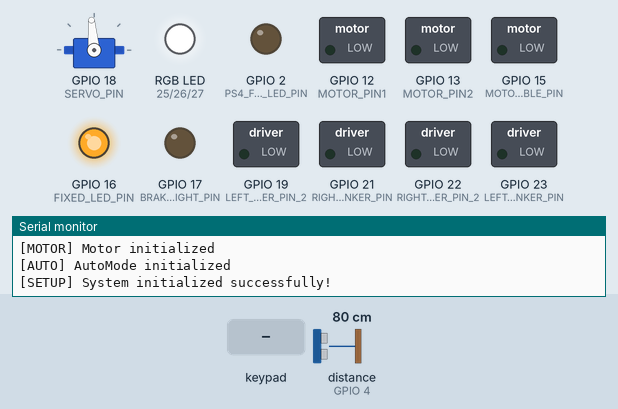
Recording of a program running on a simulated ESP32. Parts: servo, switched loads named in the program (green lamp = pin HIGH), an RGB LED mixed from three pins (HIGH = lit), output pins drawn as LEDs (lit = HIGH), the last lines printed to the serial monitor. Wiring (inferred from the names in the program): ultrasonic range finder: trigger GPIO 5; echo GPIO 4. Dashed ring = blinking. The inputs (shaded band) are chosen by the test bench; at power-on: distance to the obstacle (sensor on GPIO 4) 80 cm. The echo pulse lasts 58.3 µs per cm; nothing arrives over Bluetooth unless stated; pins used as bus, display or sensor lines are not drawn.

Above: at 3.0 s.
3.1 s: distance to the obstacle (sensor on GPIO 4) set to 23 cm
4.6 s: distance to the obstacle (sensor on GPIO 4) set to 18 cm
At 5.04 s:
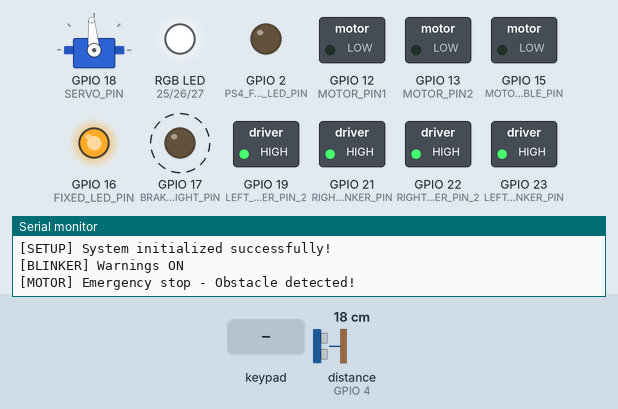
7.6 s: key 'X' pressed
At 7.9 s:
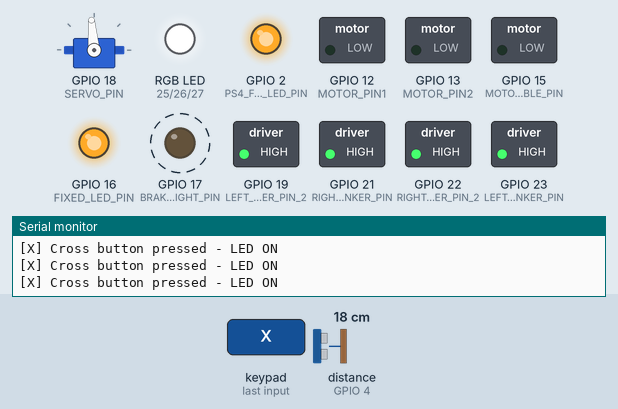
10.6 s: key '+' pressed
At 10.81 s:
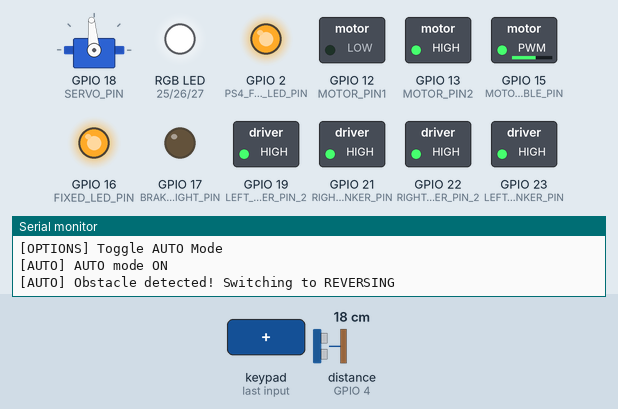
13.6 s: key 'O' pressed
At 13.82 s:
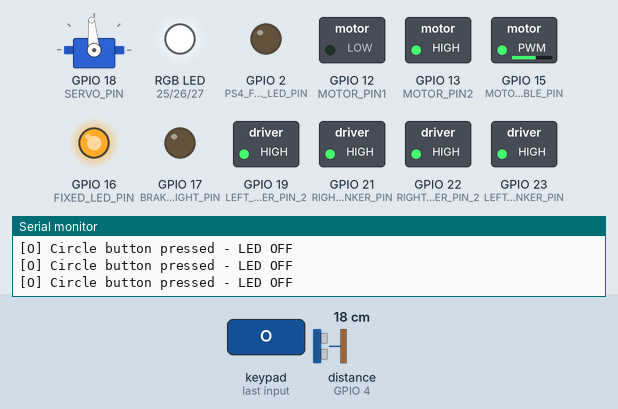
16.6 s: key 'X' pressed
At 16.89 s:
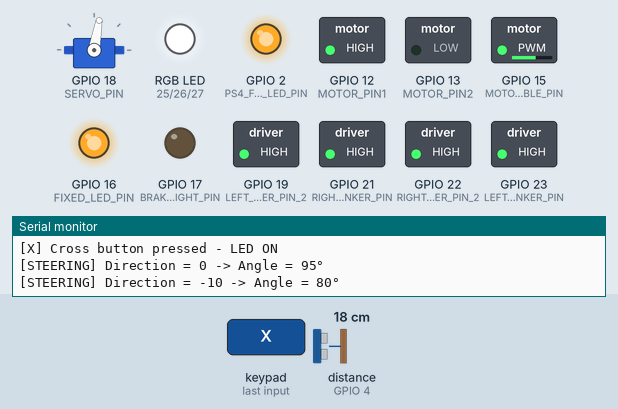
Timing chart, 0 to 20.6 s (numbered marks = the images above; inputs shaded):
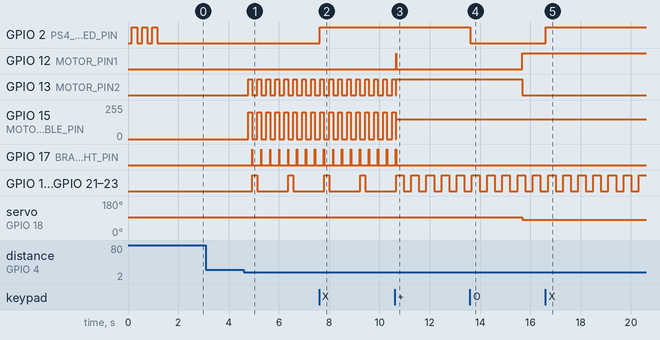

Measured:
- the behaviour switches between 21 and 20 cm on distance to the obstacle (sensor on GPIO 4) (found by bisection; images 0 and 1)
- after the input at 3.1 s, every drawn part: stays the same
- after the input at 4.6 s, GPIO 13 (MOTOR_PIN2): alternates HIGH for 0.15 s and LOW for 0.21 s, starting after 0.19 s; GPIO 15 (MOTOR_ENABLE_PIN): alternates 200/255 for 0.15 s and 0/255 for 0.21 s, starting after 0.19 s
- after the input at 7.6 s, GPIO 2 (PS4_FEEDBACK_LED_PIN): LOW → HIGH at once
- after the input at 10.6 s, GPIO 12 (MOTOR_PIN1): LOW → HIGH after 0.06 s, → LOW 0.01 s later; GPIO 17 (BRAKE_LIGHT_PIN): goes on until 10.7 s, then stays LOW; GPIO 19 (LEFT_BLINKER_PIN_2), GPIO 21 (RIGHT_BLINKER_PIN), GPIO 22 (RIGHT_BLINKER_PIN_2), GPIO 23 (LEFT_BLINKER_PIN): alternates HIGH for 0.30 s and LOW for 0.30 s, starting after 0.36 s
- after the input at 13.6 s, GPIO 2 (PS4_FEEDBACK_LED_PIN): HIGH → LOW at once
- after the input at 16.6 s, GPIO 2 (PS4_FEEDBACK_LED_PIN): LOW → HIGH at once

The program:

main.cpp
```cpp
#include <Arduino.h>
#include "RemoteControl.h"
#include "Blinkers.h"
#include "Steering.h"
#include "Lights.h"
#include "Ultrasonic.h"
#include "Motor.h"
#include "AutoMode.h"

// Pin definitions
const int PS4_FEEDBACK_LED_PIN = 2;
const int LEFT_BLINKER_PIN = 23;
const int RIGHT_BLINKER_PIN = 21;
const int LEFT_BLINKER_PIN_2 = 19;
const int RIGHT_BLINKER_PIN_2 = 22;
const int BRAKE_LIGHT_PIN = 17;
const int FIXED_LED_PIN = 16;
const int SERVO_PIN = 18;
const int RGB1_RED_PIN = 25;
const int RGB1_GREEN_PIN = 26;
const int RGB1_BLUE_PIN = 27;
const int ULTRASONIC_TRIG_PIN = 5;
const int ULTRASONIC_ECHO_PIN = 4;
const int MOTOR_PIN1 = 12;
const int MOTOR_PIN2 = 13;
const int MOTOR_ENABLE_PIN = 15;

// Configuration
const char* PS4_MAC_ADDRESS = "E0:8C:FE:2E:96:6A"; // PS4 controller MAC address
const float MANUAL_MODE_OBSTACLE_THRESHOLD = 20.0; // cm
const unsigned long OBSTACLE_CHECK_INTERVAL = 200; // ms

// Component instances
RemoteControl remoteControl(PS4_FEEDBACK_LED_PIN, 16, 17);
Blinkers blinkers(LEFT_BLINKER_PIN, RIGHT_BLINKER_PIN, LEFT_BLINKER_PIN_2, RIGHT_BLINKER_PIN_2);
Steering steering(SERVO_PIN);
Lights lights(BRAKE_LIGHT_PIN, FIXED_LED_PIN, RGB1_RED_PIN, RGB1_GREEN_PIN, RGB1_BLUE_PIN);
Ultrasonic ultrasonic(ULTRASONIC_TRIG_PIN, ULTRASONIC_ECHO_PIN);
Motor motor(MOTOR_PIN1, MOTOR_PIN2, MOTOR_ENABLE_PIN);
AutoMode autoMode(&motor, &steering, &ultrasonic);

void setup() {
    Serial.begin(115200);
    delay(150);

    remoteControl.begin(PS4_MAC_ADDRESS);

    steering.begin();
    lights.begin();
    blinkers.begin();
    ultrasonic.begin();
    motor.begin();
    autoMode.begin();

    remoteControl.setSteering(&steering);
    remoteControl.setBlinkers(&blinkers);
    remoteControl.setLights(&lights);
    remoteControl.setMotor(&motor);
    remoteControl.setAutoMode(&autoMode);
    motor.setBlinkers(&blinkers);

    Serial.println("[SETUP] System initialized successfully!");
}

void loop() {
    remoteControl.update();
    blinkers.update();
    autoMode.update();

    static unsigned long lastUltrasonicCheck = 0;
    static bool obstacleAhead = false;

    if (!autoMode.isActive() && millis() - lastUltrasonicCheck > OBSTACLE_CHECK_INTERVAL) {
        obstacleAhead = ultrasonic.isObstacleDetected(MANUAL_MODE_OBSTACLE_THRESHOLD);

        remoteControl.setObstacleDetected(obstacleAhead);

        if (obstacleAhead) {
            motor.emergencyStop();
            lights.startBrakeLights();
        } else {
            lights.stopBrakeLights();
        }

        lastUltrasonicCheck = millis();
    }

    delay(10);
}
```

AutoMode.h
```cpp
#ifndef AUTOMODE_H
#define AUTOMODE_H

#include <Arduino.h>

class Motor;
class Steering;
class Ultrasonic;

class AutoMode {
private:
    enum State { FORWARD, REVERSING, TURNING, STOPPED };
    State currentState;
    bool isAutoModeActive;
    unsigned long stateStartTime;

    Motor* motor;
    Steering* steering;
    Ultrasonic* ultrasonic;

    const float OBSTACLE_THRESHOLD = 20.0; // cm
    const int FORWARD_SPEED = 150;
    const int REVERSE_SPEED = -150;
    const unsigned long REVERSE_DURATION = 5000; // ms
    const unsigned long TURN_DURATION = 5000; // ms

public:
    AutoMode(Motor* motorCtrl, Steering* steeringCtrl, Ultrasonic* ultrasonicCtrl);
    void begin();
    void toggle();
    void update();
    bool isActive() const;
};

#endif
```

Blinkers.h
```cpp
#ifndef BLINKERS_H
#define BLINKERS_H

#include <Arduino.h>

class Blinkers {
private:
    const int leftBlinkerPin;
    const int rightBlinkerPin;
    const int leftBlinkerPin2;
    const int rightBlinkerPin2;

    bool isBlinking;

    unsigned long previousMillis;
    const long interval = 300;
    bool ledState;

    enum BlinkerSide { NONE, LEFT, RIGHT, BOTH };
    BlinkerSide activeBlinker;

public:
    Blinkers(int leftPin, int rightPin, int leftPin2, int rightPin2);

    void begin();

    void update();

    bool getBlinkState() const { return isBlinking; }

    void toggleLeftBlinker();
    void toggleRightBlinker();
    void toggleWarningLights();
    void stopBlinkers();

private:
    void updateLeds();
};

#endif
```

Lights.h
```cpp
#ifndef LIGHTS_H
#define LIGHTS_H

#include <Arduino.h>

class Lights {
private:
    int brakeLightPin;
    int fixedLedPin;
    int rgbRedPin1;
    int rgbGreenPin1;
    int rgbBluePin1;
    bool isBrakeOn;

public:
    Lights(int brakePin, int fixedPin, int r1, int g1, int b1);
    void begin();
    void startBrakeLights();
    void stopBrakeLights();
    bool getBrakeLightsState() const;
};

#endif
```

Motor.h
```cpp
#ifndef MOTOR_H
#define MOTOR_H

#include <Arduino.h>

class Blinkers;

class Motor {
private:
    int motorPin1;
    int motorPin2;
    int enablePin;
    bool isStopped;
    int currentSpeed;

    Blinkers* blinkers;

public:
    Motor(int pin1, int pin2, int enable);
    void begin();
    void setSpeed(int speed); // -255 to 255
    void emergencyStop();
    void brake();
    bool isStoppedState() const;
    void setBlinkers(Blinkers* blinker);
};

#endif
```

RemoteControl.h
```cpp
#ifndef REMOTECONTROL_H
#define REMOTECONTROL_H

#include <Arduino.h>
#include <PS4Controller.h>

class Blinkers;
class Steering;
class Lights;
class Motor;
class AutoMode;

class RemoteControl {
private:
    const int LED_PIN;
    const int LED_PIN_1;
    const int LED_PIN_2;
    unsigned long lastPrint;
    const int PRINT_INTERVAL = 100; // ms
    unsigned long lastBatteryCheck;
    const unsigned long BATTERY_CHECK_INTERVAL = 10000; // 10 seconds

    Blinkers* blinkers;
    Steering* steering;
    Lights* lights;
    Motor* motor;
    AutoMode* autoMode;

    bool obstacleDetected;

    bool lastL1State;
    bool lastR1State;
    bool lastTriangleState;
    bool lastOptionsState;

public:
    RemoteControl(int ledPin, int ledPin1, int ledPin2);

    void begin(const char* macAddress);

    void setBlinkers(Blinkers* blinker);

    void setSteering(Steering* controller);

    void setLights(Lights* controller);

    void setMotor(Motor* controller);

    void setAutoMode(AutoMode* controller);

    void setObstacleDetected(bool detected);

    void update();

    bool isConnected();

private:
    void handleButtons();
    void handleJoysticks();
    void handleBattery();
    void handleDPad();
};

#endif
```

Steering.h
```cpp
#ifndef STEERING_H
#define STEERING_H

#include <Arduino.h>
#include <ESP32Servo.h>

class Steering {
private:
    Servo servo;
    const int SERVO_PIN;

    static const int SERVO_CENTER_DEG = 90;
    static const int SERVO_CENTER_OFFSET_DEG = 5;
    static const int SERVO_MAX_DEG = 15;
    static const int ATTACH_MIN_US = 500;
    static const int ATTACH_MAX_US = 2500;

    static const int JOYSTICK_DEADZONE = 20;

    int currentDirection;

    int clampInt(int v, int lo, int hi);
    int dirToAngleDeg(int direction);

public:
    Steering(int servoPin);

    void begin();

    void setDirection(int direction);

    void setDirectionFromJoystick(int joystickX);

    int getCurrentDirection() const;
};

#endif
```

Ultrasonic.h
```cpp
#ifndef ULTRASONIC_H
#define ULTRASONIC_H

#include <Arduino.h>

class Ultrasonic {
private:
    int trigPin;
    int echoPin;
    const float SOUND_SPEED = 0.034;

public:
    Ultrasonic(int trig, int echo);
    void begin();
    float getDistance();
    bool isObstacleDetected(float thresholdCm);
};

#endif
```

AutoMode.cpp
```cpp
#include "AutoMode.h"
#include "Motor.h"
#include "Steering.h"
#include "Ultrasonic.h"

AutoMode::AutoMode(Motor* motorCtrl, Steering* steeringCtrl, Ultrasonic* ultrasonicCtrl)
    : motor(motorCtrl), steering(steeringCtrl), ultrasonic(ultrasonicCtrl),
      currentState(STOPPED), isAutoModeActive(false), stateStartTime(0) {}

void AutoMode::begin() {
    Serial.println("[AUTO] AutoMode initialized");
}

void AutoMode::toggle() {
    isAutoModeActive = !isAutoModeActive;

    if (isAutoModeActive) {
        Serial.println("[AUTO] AUTO mode ON");
        currentState = FORWARD;
        stateStartTime = millis();
    } else {
        Serial.println("[AUTO] AUTO mode OFF");
        currentState = STOPPED;
        motor->brake();
        steering->setDirectionFromJoystick(0);
    }
}

void AutoMode::update() {
    if (!isAutoModeActive) {
        return;
    }

    unsigned long currentTime = millis();
    unsigned long elapsedTime = currentTime - stateStartTime;

    static unsigned long lastObstacleCheck = 0;
    bool obstacleDetected = false;
    if (currentTime - lastObstacleCheck > 100) {
        obstacleDetected = ultrasonic->isObstacleDetected(OBSTACLE_THRESHOLD);
        lastObstacleCheck = currentTime;
    }

    switch (currentState) {
        case FORWARD:
            motor->setSpeed(FORWARD_SPEED);
            steering->setDirectionFromJoystick(0);

            if (obstacleDetected) {
                Serial.println("[AUTO] Obstacle detected! Switching to REVERSING");
                currentState = REVERSING;
                stateStartTime = currentTime;
            }
            break;

        case REVERSING:
            motor->setSpeed(REVERSE_SPEED);
            steering->setDirectionFromJoystick(0);

            if (elapsedTime >= REVERSE_DURATION) {
                Serial.println("[AUTO] Reverse complete, switching to TURNING");
                currentState = TURNING;
                stateStartTime = currentTime;
            }
            break;

        case TURNING:
            motor->setSpeed(FORWARD_SPEED);

            steering->setDirectionFromJoystick(127);

            if (elapsedTime >= TURN_DURATION) {
                Serial.println("[AUTO] Turn complete, returning to FORWARD");
                currentState = FORWARD;
                stateStartTime = currentTime;
                steering->setDirectionFromJoystick(0);
            }
            break;

        case STOPPED:
            motor->setSpeed(0);
            break;
    }
}

bool AutoMode::isActive() const {
    return isAutoModeActive;
}
```

Blinkers.cpp
```cpp
#include "Blinkers.h"

Blinkers::Blinkers(int leftPin, int rightPin, int leftPin2, int rightPin2)
    : leftBlinkerPin(leftPin), rightBlinkerPin(rightPin), leftBlinkerPin2(leftPin2), rightBlinkerPin2(rightPin2),
      isBlinking(false), previousMillis(0), ledState(LOW), activeBlinker(NONE) {
}

void Blinkers::begin() {
    pinMode(leftBlinkerPin, OUTPUT);
    pinMode(rightBlinkerPin, OUTPUT);
    pinMode(leftBlinkerPin2, OUTPUT);
    pinMode(rightBlinkerPin2, OUTPUT);

    digitalWrite(leftBlinkerPin, LOW);
    digitalWrite(rightBlinkerPin, LOW);
    digitalWrite(leftBlinkerPin2, LOW);
    digitalWrite(rightBlinkerPin2, LOW);
}

void Blinkers::update() {
    updateLeds();
}

void Blinkers::updateLeds() {
    unsigned long currentMillis = millis();

    if (isBlinking) {
        if (currentMillis - previousMillis >= interval) {
            previousMillis = currentMillis;
            ledState = !ledState;

            switch (activeBlinker) {
                case LEFT:
                    digitalWrite(leftBlinkerPin, ledState);
                    digitalWrite(leftBlinkerPin2, ledState);
                    digitalWrite(rightBlinkerPin, LOW);
                    digitalWrite(rightBlinkerPin2, LOW);
                    break;

                case RIGHT:
                    digitalWrite(leftBlinkerPin, LOW);
                    digitalWrite(leftBlinkerPin2, LOW);
                    digitalWrite(rightBlinkerPin, ledState);
                    digitalWrite(rightBlinkerPin2, ledState);
                    break;

                case BOTH:
                    digitalWrite(leftBlinkerPin, ledState);
                    digitalWrite(leftBlinkerPin2, ledState);
                    digitalWrite(rightBlinkerPin, ledState);
                    digitalWrite(rightBlinkerPin2, ledState);
                    break;

                case NONE:
                default:
                    digitalWrite(leftBlinkerPin, LOW);
                    digitalWrite(leftBlinkerPin2, LOW);
                    digitalWrite(rightBlinkerPin, LOW);
                    digitalWrite(rightBlinkerPin2, LOW);
                    break;
            }
        }
    } else {
        digitalWrite(leftBlinkerPin, LOW);
        digitalWrite(leftBlinkerPin2, LOW);
        digitalWrite(rightBlinkerPin, LOW);
        digitalWrite(rightBlinkerPin2, LOW);
    }
}

void Blinkers::toggleLeftBlinker() {
    if (activeBlinker == LEFT && isBlinking) {
        stopBlinkers();
        Serial.println("[BLINKER] LEFT blinker OFF");
    } else {
        activeBlinker = LEFT;
        isBlinking = true;
        Serial.println("[BLINKER] LEFT blinker ON");
    }
}

void Blinkers::toggleRightBlinker() {
    if (activeBlinker == RIGHT && isBlinking) {
        stopBlinkers();
        Serial.println("[BLINKER] RIGHT blinker OFF");
    } else {
        activeBlinker = RIGHT;
        isBlinking = true;
        Serial.println("[BLINKER] RIGHT blinker ON");
    }
}

void Blinkers::toggleWarningLights() {
    if (activeBlinker == BOTH && isBlinking) {
        stopBlinkers();
        Serial.println("[BLINKER] Warnings OFF");
    } else {
        activeBlinker = BOTH;
        isBlinking = true;
        Serial.println("[BLINKER] Warnings ON");
    }
}

void Blinkers::stopBlinkers() {
    activeBlinker = NONE;
    isBlinking = false;
    digitalWrite(leftBlinkerPin, LOW);
    digitalWrite(leftBlinkerPin2, LOW);
    digitalWrite(rightBlinkerPin, LOW);
    digitalWrite(rightBlinkerPin2, LOW);
    Serial.println("[BLINKER] Blinkers OFF");
}
```

Lights.cpp
```cpp
#include "Lights.h"

Lights::Lights(int brakePin, int fixedPin, int r1, int g1, int b1)
    : brakeLightPin(brakePin), fixedLedPin(fixedPin),
      rgbRedPin1(r1), rgbGreenPin1(g1), rgbBluePin1(b1),
      isBrakeOn(false) {}

void Lights::begin() {
    pinMode(brakeLightPin, OUTPUT);
    pinMode(fixedLedPin, OUTPUT);
    pinMode(rgbRedPin1, OUTPUT);
    pinMode(rgbGreenPin1, OUTPUT);
    pinMode(rgbBluePin1, OUTPUT);

    digitalWrite(brakeLightPin, LOW);
    digitalWrite(fixedLedPin, HIGH);

    digitalWrite(rgbRedPin1, HIGH);
    digitalWrite(rgbGreenPin1, HIGH);
    digitalWrite(rgbBluePin1, HIGH);
}

void Lights::startBrakeLights() {
    digitalWrite(brakeLightPin, HIGH);
    isBrakeOn = true;
}

void Lights::stopBrakeLights() {
    digitalWrite(brakeLightPin, LOW);
    isBrakeOn = false;
}

bool Lights::getBrakeLightsState() const {
    return isBrakeOn;
}
```

Motor.cpp
```cpp
#include "Motor.h"
#include "Blinkers.h"

Motor::Motor(int pin1, int pin2, int enable)
    : motorPin1(pin1), motorPin2(pin2), enablePin(enable), isStopped(true), currentSpeed(0), blinkers(nullptr) {}

void Motor::begin() {
    pinMode(motorPin1, OUTPUT);
    pinMode(motorPin2, OUTPUT);
    pinMode(enablePin, OUTPUT);

    digitalWrite(motorPin1, LOW);
    digitalWrite(motorPin2, LOW);
    analogWrite(enablePin, 0);

    Serial.println("[MOTOR] Motor initialized");
}

void Motor::setSpeed(int speed) {
    if (isStopped && speed != 0) {
        isStopped = false;
    }

    currentSpeed = constrain(speed, -255, 255);

    if (currentSpeed > 0) {
        // Forward
        digitalWrite(motorPin1, HIGH);
        digitalWrite(motorPin2, LOW);
        analogWrite(enablePin, currentSpeed);
    } else if (currentSpeed < 0) {
        // Backward
        digitalWrite(motorPin1, LOW);
        digitalWrite(motorPin2, HIGH);
        analogWrite(enablePin, abs(currentSpeed));
    } else {
        // Stop
        digitalWrite(motorPin1, LOW);
        digitalWrite(motorPin2, LOW);
        analogWrite(enablePin, 0);
        isStopped = true;
    }
}

void Motor::emergencyStop() {
    if (blinkers != nullptr) {
        blinkers->toggleWarningLights();
    }

    digitalWrite(motorPin1, LOW);
    digitalWrite(motorPin2, HIGH);
    analogWrite(enablePin, 200);
    delay(150);

    digitalWrite(motorPin1, LOW);
    digitalWrite(motorPin2, LOW);
    analogWrite(enablePin, 0);
    currentSpeed = 0;
    isStopped = true;
    Serial.println("[MOTOR] Emergency stop - Obstacle detected!");
}

void Motor::setBlinkers(Blinkers* blinker) {
    blinkers = blinker;
}

void Motor::brake() {
    setSpeed(0);
    Serial.println("[MOTOR] Braking");
}

bool Motor::isStoppedState() const {
    return isStopped;
}
```

Steering.cpp
```cpp
#include "Steering.h"

Steering::Steering(int servoPin)
    : SERVO_PIN(servoPin), currentDirection(0) {
}

void Steering::begin() {
    Serial.println("[STEERING] Initializing steering controller...");

    servo.setPeriodHertz(50);
    servo.attach(SERVO_PIN, ATTACH_MIN_US, ATTACH_MAX_US);

    setDirection(0);
    delay(500);

    Serial.println("[STEERING] Steering controller initialized!");
}

int Steering::clampInt(int v, int lo, int hi) {
    if (v < lo) return lo;
    if (v > hi) return hi;
    return v;
}

int Steering::dirToAngleDeg(int direction) {
    direction = clampInt(direction, -10, 10);

    // -10..+10 -> -15..+15
    int delta = (direction * SERVO_MAX_DEG) / 10;

    // Corrected center
    int center = SERVO_CENTER_DEG + SERVO_CENTER_OFFSET_DEG;

    return center + delta;
}

void Steering::setDirection(int direction) {
    currentDirection = clampInt(direction, -10, 10);
    int angle = dirToAngleDeg(currentDirection);
    servo.write(angle);

    Serial.print("[STEERING] Direction = ");
    Serial.print(currentDirection);
    Serial.print(" -> Angle = ");
    Serial.print(angle);
    Serial.println("°");
}

void Steering::setDirectionFromJoystick(int joystickX) {
    // Joystick X: -128 to 127
    // Apply deadzone
    if (abs(joystickX) < JOYSTICK_DEADZONE) {
        joystickX = 0;
    }

    // Map joystick range to direction range (inverted)
    // -128..127 -> 10..-10 (inverted to match wheel direction)
    int direction = map(joystickX, -128, 127, 10, -10);

    // Only update if direction changed significantly
    if (abs(direction - currentDirection) >= 1) {
        setDirection(direction);
    }
}

int Steering::getCurrentDirection() const {
    return currentDirection;
}
```

Source omitted: RemoteControl.cpp (7110 bytes), Ultrasonic.cpp (872 bytes)
